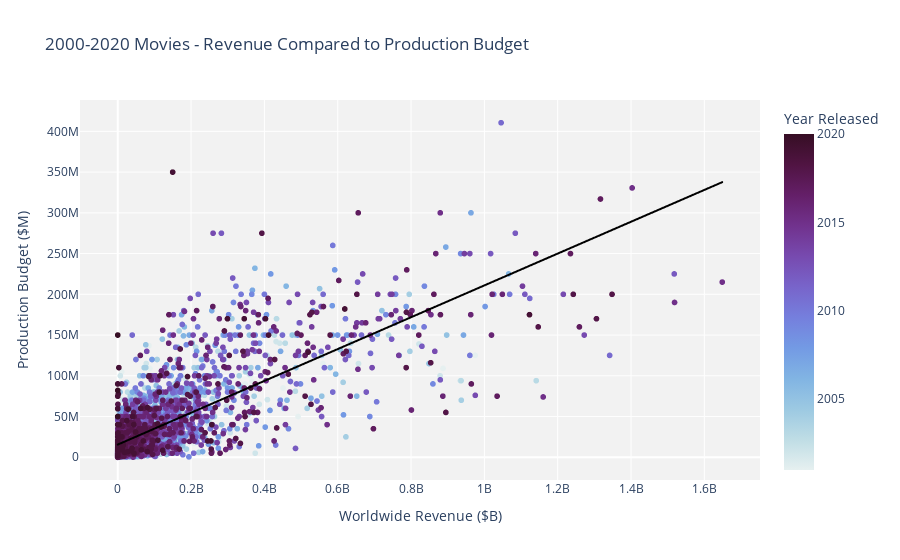

The code cell stored with this chart in its notebook:
### Code cell
import statsmodels

# Graph depicting movie budgets compared to gross revenue for movies released since 2000, 
# controlled for outliers with revenue > $2B

recent_movie_budgets = df_moviebudgets.loc[(df_moviebudgets['release_year']>2000) & 
                                           (df_moviebudgets['worldwide_gross']<2000000000)]

ax1 = px.scatter(recent_movie_budgets, x='worldwide_gross', y='production_budget', 
                  title='2000-2020 Movies - Revenue Compared to Production Budget',
                  labels={
                      'worldwide_gross': 'Worldwide Revenue ($B)', 
                      'production_budget': 'Production Budget ($M)', 
                      'release_year': 'Year Released'},
                  color='release_year', hover_data=['movie'], trendline='ols', 
                  trendline_color_override='black', color_continuous_scale='dense')
ax1.update_layout(plot_bgcolor='#f2f2f2')
ax1.show()

### Figure 1 — Plotly figure (JSON) as saved in the notebook; plotly's stock layout.template omitted (floating-point values rounded to 4 significant figures; data arrays with more than 128 entries replaced by an {"elided": "..."} marker saying what was removed)
{"data": [{"customdata": {"elided": "4195x1 str values"}, "hovertemplate": "Worldwide Revenue ($B)=%{x}<br>Production Budget ($M)=%{y}<br>movie=%{customdata[0]}<br>Year Released=%{marker.color}<extra></extra>", "legendgroup": "", "marker": {"color": {"elided": "4195 int values"}, "coloraxis": "coloraxis", "symbol": "circle"}, "mode": "markers", "name": "", "showlegend": false, "type": "scattergl", "x": {"elided": "4195 int values"}, "xaxis": "x", "y": {"elided": "4195 int values"}, "yaxis": "y"}, {"hovertemplate": "<b>OLS trendline</b><br>production_budget = 0.195368 * worldwide_gross + 1.55603e+07<br>R<sup>2</sup>=0.600102<br><br>Worldwide Revenue ($B)=%{x}<br>Production Budget ($M)=%{y} <b>(trend)</b><extra></extra>", "legendgroup": "", "line": {"color": "black"}, "marker": {"symbol": "circle"}, "mode": "lines", "name": "", "showlegend": false, "type": "scattergl", "x": {"elided": "4195 int values"}, "xaxis": "x", "y": {"elided": "4195 float values"}, "yaxis": "y"}], "layout": {"coloraxis": {"colorbar": {"title": {"text": "Year Released"}}, "colorscale": [[0, "rgb(230, 240, 240)"], [0.09091, "rgb(191, 221, 229)"], [0.1818, "rgb(156, 201, 226)"], [0.2727, "rgb(129, 180, 227)"], [0.3636, "rgb(115, 154, 228)"], [0.4545, "rgb(117, 127, 221)"], [0.5455, "rgb(120, 100, 202)"], [0.6364, "rgb(119, 74, 175)"], [0.7273, "rgb(113, 50, 141)"], [0.8182, "rgb(100, 31, 104)"], [0.9091, "rgb(80, 20, 66)"], [1, "rgb(54, 14, 36)"]]}, "legend": {"tracegroupgap": 0}, "plot_bgcolor": "#f2f2f2", "title": {"text": "2000-2020 Movies - Revenue Compared to Production Budget"}, "xaxis": {"anchor": "y", "domain": [0, 1], "title": {"text": "Worldwide Revenue ($B)"}}, "yaxis": {"anchor": "x", "domain": [0, 1], "title": {"text": "Production Budget ($M)"}}}}
